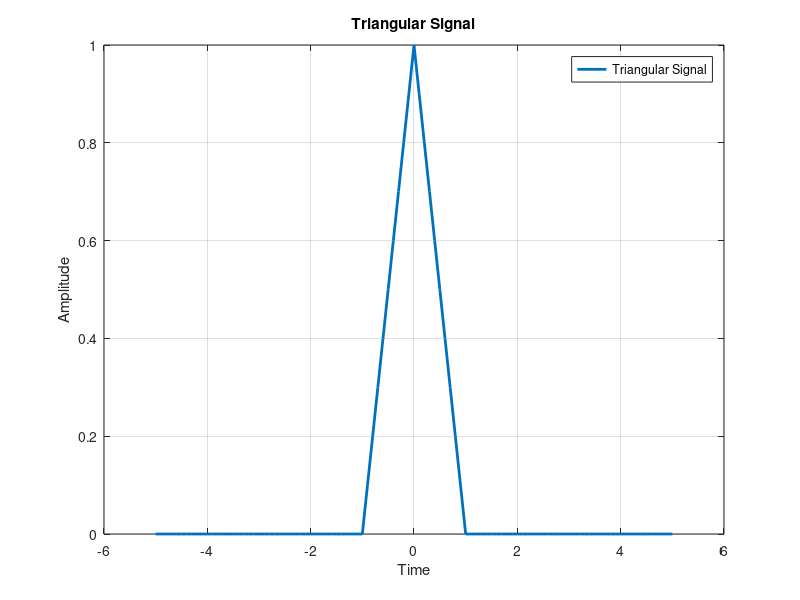

The MATLAB source for this figure:
clc 
clear all
tmin = -5;
td =0.1;
tmax =5;
t=tmin:td:tmax;
x = (t >= -1 & t <= 1).*(1 - abs(t));
plot(t,x);
grid on

plot(t, x, 'LineWidth', 2);
title('Triangular Signal');
xlabel('Time'); 
ylabel('Amplitude');
grid on;

legend('Triangular Signal'); 
